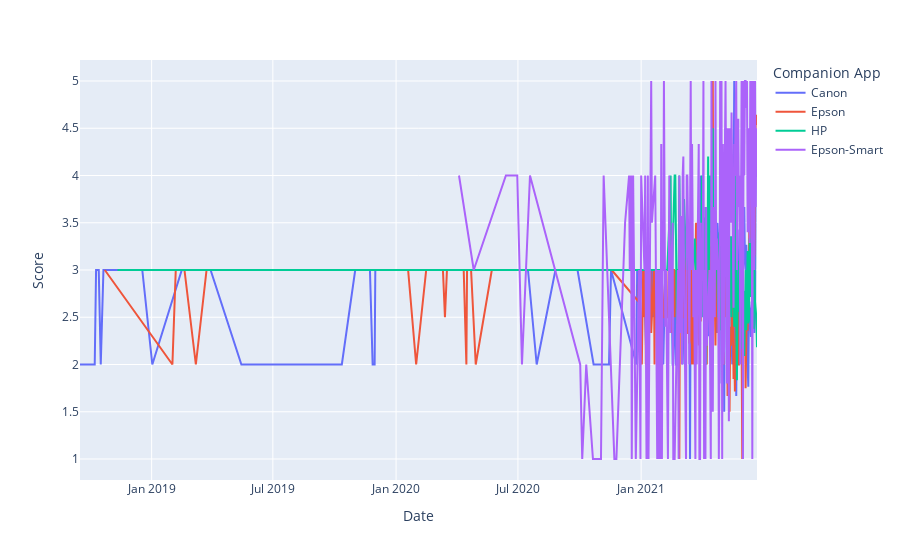

Write notebook code for a chart like this one.
### Code cell
printer_score_time_agg = printer_score_time_agg.sort_values("Date")
fig = px.line(printer_score_time_agg, x="Date", y="Score",color='Companion App')
fig.show()

### Figure 1 — Plotly figure (JSON) as saved in the notebook; plotly's stock layout.template omitted (floating-point values rounded to 4 significant figures; data arrays with more than 128 entries replaced by an {"elided": "..."} marker saying what was removed)
{"data": [{"hovertemplate": "Companion App=Canon<br>Date=%{x}<br>Score=%{y}<extra></extra>", "legendgroup": "Canon", "line": {"color": "#636efa", "dash": "solid"}, "marker": {"symbol": "circle"}, "mode": "lines", "name": "Canon", "orientation": "v", "showlegend": true, "type": "scatter", "x": {"elided": "193 str values"}, "xaxis": "x", "y": {"elided": "193 float values"}, "yaxis": "y"}, {"hovertemplate": "Companion App=Epson<br>Date=%{x}<br>Score=%{y}<extra></extra>", "legendgroup": "Epson", "line": {"color": "#EF553B", "dash": "solid"}, "marker": {"symbol": "circle"}, "mode": "lines", "name": "Epson", "orientation": "v", "showlegend": true, "type": "scatter", "x": {"elided": "199 str values"}, "xaxis": "x", "y": {"elided": "199 float values"}, "yaxis": "y"}, {"hovertemplate": "Companion App=HP<br>Date=%{x}<br>Score=%{y}<extra></extra>", "legendgroup": "HP", "line": {"color": "#00cc96", "dash": "solid"}, "marker": {"symbol": "circle"}, "mode": "lines", "name": "HP", "orientation": "v", "showlegend": true, "type": "scatter", "x": {"elided": "152 str values"}, "xaxis": "x", "y": {"elided": "152 float values"}, "yaxis": "y"}, {"hovertemplate": "Companion App=Epson-Smart<br>Date=%{x}<br>Score=%{y}<extra></extra>", "legendgroup": "Epson-Smart", "line": {"color": "#ab63fa", "dash": "solid"}, "marker": {"symbol": "circle"}, "mode": "lines", "name": "Epson-Smart", "orientation": "v", "showlegend": true, "type": "scatter", "x": {"elided": "171 str values"}, "xaxis": "x", "y": {"elided": "171 float values"}, "yaxis": "y"}], "layout": {"legend": {"title": {"text": "Companion App"}, "tracegroupgap": 0}, "margin": {"t": 60}, "xaxis": {"anchor": "y", "domain": [0, 1], "title": {"text": "Date"}}, "yaxis": {"anchor": "x", "domain": [0, 1], "title": {"text": "Score"}}}}
